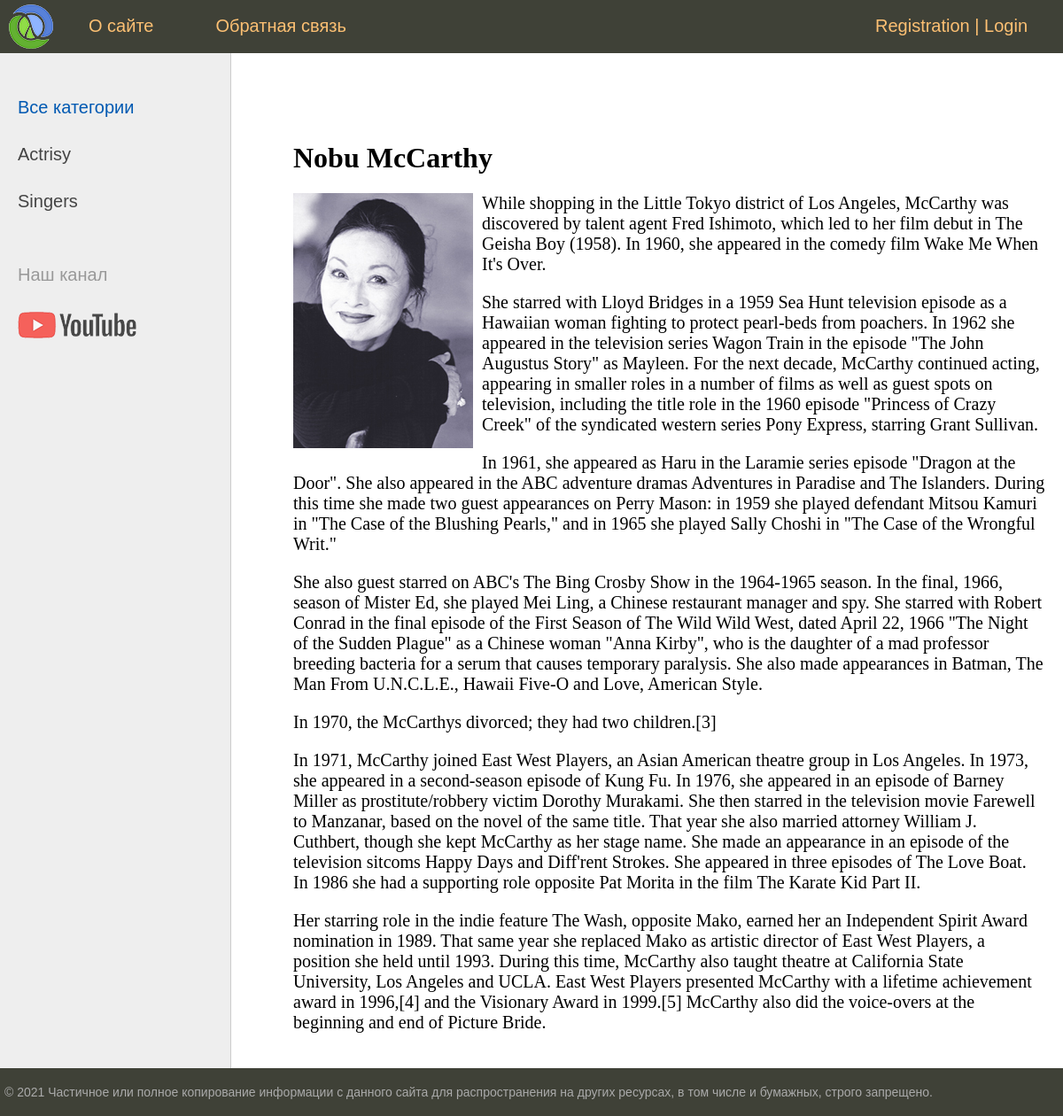
Page /post/nobu-mccarthy/ on the committed database.
### women/models.py (models this page shows, shortened)
class Category(models.Model):
    name = models.CharField(max_length=100, db_index=True, verbose_name="Категория")
    slug = models.SlugField(max_length=255, unique=True, db_index=True, verbose_name="URL")
    def __str__(self):
        return self.name
    def get_absolute_url(self):
        return reverse('category', kwargs={'cat_slug': self.slug})
    class Meta:
        verbose_name = 'Категория'
        verbose_name_plural = 'Категории'
        ordering = ['id']

class Women(models.Model):
    title = models.CharField(max_length=255, verbose_name="Заголовок")
    slug = models.SlugField(max_length=255, unique=True, db_index=True, verbose_name="URL")
    content = models.TextField(blank=True, verbose_name="Текст статьи")
    photo = models.ImageField(upload_to="photos/%Y/%m/%d/", verbose_name="Фото")
    time_create = models.DateTimeField(auto_now_add=True, verbose_name="Время создания")
    time_update = models.DateTimeField(auto_now=True, verbose_name="Время изменения")
    is_published = models.BooleanField(default=True, verbose_name="Публикация")
    cat = models.ForeignKey('Category', on_delete=models.PROTECT, verbose_name="Категории", related_name='get_posts')
    def __str__(self):
        return self.title
    class Meta:
        verbose_name = 'Известные женщины'
        verbose_name_plural = 'Известные женщины'
        ordering = ['id']

### women/views.py (the view)
# urls.py: path('post/<slug:post_slug>/', ShowPost.as_view(), name='post'),
class ShowPost(DataMixin, DetailView):
    model = Women
    template_name = 'women/post.html'
    slug_url_kwarg = 'post_slug'
    context_object_name = 'post'
    def get_context_data(self, *, object_list=None, **kwargs):
        context = super().get_context_data(**kwargs)
        c_def = self.get_user_context(title=context['post'])
        return dict(list(context.items()) + list(c_def.items()))

### women/templatetags/women_tags.py (called while the page is built)
@register.simple_tag(name='getcats')
def get_categories(filter=None):
    if not filter:
        return Category.objects.all()
    else:
        return Category.objects.filter(pk=filter)

@register.inclusion_tag('women/list_categories.html')
def show_categories(sort=None, cat_selected=0):
    if not sort:
        cats = Category.objects.all()
    else:
        cats = Category.objects.order_by(sort)
    return {'cats': cats, 'cat_selected': cat_selected}

### women/utils.py (called while the page is built)
    def get_user_context(self, **kwargs):
        context = kwargs
        cats = cache.get('cats')
        if not cats:
            cats = Category.objects.annotate(Count('get_posts'))
            cache.set('cats', cats, 60)
        user_menu = menu.copy()
        if not self.request.user.is_authenticated:
                user_menu.pop(1)
        context['menu'] = user_menu
        context['cats'] = cats
        if 'cat_selected' not in context:
                context['cat_selected'] = 0
        return context

### women/templates/women/post.html
{% extends 'women/base.html' %}
{% block content %}
<h1>{{post.title}}</h1>
{% if post.photo %}
<p><img class="img-article-left" src="{{post.photo.url}}"></p>
{% endif %}
{{post.content|linebreaks}}
{% endblock %}

### women/templates/women/base.html (shortened to what this page needs)
{% load static %}
{% load women_tags %}
<!DOCTYPE html>
<html>
<head>
	<link type="text/css" href="{% static 'women/css/styles.css' %}" rel="stylesheet" />
</head>
<body>
<table class="table-page" border=0 cellpadding="0" cellspacing="0">
<tr><td valign=top>
{% block mainmenu %}
		<div class="header">
			<ul id="mainmenu" class="mainmenu">
			<li class="logo"><a href="{% url 'home' %}"><div class="logo"></div></a></li>
{% for m in menu %}
			<li><a href="{% url m.url_name %}">{{m.title}}</a></li>
{% endfor %}
			{% if request.user.is_authenticated %}
			<li class="last"> {{ user.username }} | <a href="{% url 'logout' %}">Logout</a></li>
			{% else %}
	        <li class="last"><a href="{% url 'register' %}">Registration</a> | <a href="{% url 'login' %}">Login</a></li>
			{% endif %}
			</ul>
		</div>
{% endblock mainmenu %}
<table class="table-content" border=0 cellpadding="0" cellspacing="0">
<tr>
	<td valign="top" class="left-chapters">
	<ul id="leftchapters">
{% if cat_selected == 0 %}
		<li class="selected">Все категории</li>
{% else %}
		<li><a href="{% url 'home' %}">Все категории</a></li>
{% endif %}
{% for c in cats %}
{% if c.get_posts__count > 0 %}
	{% if c.pk == cat_selected %}
		<li class="selected">{{c.name}}</li>
	{% else %}
		<li><a href="{{ c.get_absolute_url }}">{{c.name}}</a></li>
	{% endif %}
{% endif %}
{% endfor %}
		<li class="share">
		<p>Наш канал</p>
		<a class="share-yt" href="https://www.youtube.com/channel/UClJzWfGWuGJL2t-3dYKcHTA/playlists" target="_blank" rel="nofollow"></a>
		</li>
	</ul>
</td>
<td valign="top" class="content">
	<div class="content-text">
{% block content %}
{% endblock %}
	</div>
</td></tr></table>
</td></tr>
<tr><td valign=top>
	<div id="footer">
		<p>&copy; 2021 Частичное или полное копирование информации с данного сайта для распространения на других ресурсах, в том числе и бумажных, строго запрещено.</p>
	</div>
</td></tr></table>
</body>
</html>

### women/static/women/css/styles.css (style rules this page uses)
html, body { font-family: 'Arial'; margin: 0; padding: 0; height: 100%; width: 100%; color: #444; }
a { color: #0059b2; text-decoration: none; }
img { max-width: 600px; height: auto; }
img.img-article-left { max-width: 300px; height: auto; float: left; padding: 0 10px 10px 0; }
.table-page { width: 100%; height: 100%; vertical-align: top; }
.table-page tr { height: 100%; }
.header { background: #3F4137; height: 60px; }
.logo { background: url('../images/logo.png') no-repeat 10px 5px; width: 70px; height: 60px; }
ul.mainmenu { list-style: none; margin: 0; padding: 0; height: 60px; color: #fdc073; font-size: 20px; overflow: hidden; }
ul.mainmenu li { float: left; margin: 18px 40px 0 30px; }
ul.mainmenu li.logo { margin: 0; }
ul.mainmenu li.last { float: right; }
ul.mainmenu li a { color: #fdc073; text-decoration: none; }
.table-content { width: 100%; min-height: 100%; height: 100%; }
.left-chapters { margin: 0; background: #eee; border-right: 1px solid #ccc; min-height: 100%; }
.left-chapters ul { width: 230px; min-height: 100%; margin: 0; padding: 20px 10px 10px 20px; list-style: none; font-size: 20px; }
.left-chapters ul li { margin: 30px 0 0 0; color: #999; }
.left-chapters ul li.selected { color: #0059b2; }
.left-chapters ul li a { color: #444; text-decoration: none; }
.left-chapters ul li.share { margin: 60px 0 0 0; }
.left-chapters ul li.share p { margin: 30px 0 30px 0; }
.left-chapters ul li.share a { display: inline-block; width: 40px; height: 40px; margin: 0 20px 0 0; }
.left-chapters ul li.share a.share-yt { width: 100%; height: 30px; background: url('../images/share_yt.png') no-repeat 0 0 }
.content { padding: 40px 20px 20px 40px; width: 100%; box-sizing: border-box; }
.content-text { margin: 60px 0 0 30px; color: #000; font-size: 20px; font-family: Yandex Sans Display Light; }
.content-text h1 { font-size: 32px; }
#footer { box-sizing: border-box; background: #3F4137; padding: 5px; color: #aaa; font-size: 14px; font-family: Verdana, Geneva, Arial, Helvetica; text-align: left; overflow: hidden; }

### rows in the picture
Category: name "Actrisy"
Category: name "Singers"
Women: title "Nobu McCarthy", photo (picture), content "While shopping in the Little Tokyo district of Los Angeles, McCarthy was discovered by talent agent Fred Ishimoto, which led to her film debut in The Geisha Boy (1958). In 1960, she appeared in the comedy film Wake Me When It's Over. She starred with Lloyd Bridges in a 1959 Sea Hunt television episode as a Hawaiian woman fighting to protect pearl-beds from poachers. In 1962 she appeared in the television series Wagon Train in the episode \"The John Augustus Story\" as Mayleen. For the next decade, McCarthy continued acting, appearing in smaller roles in a number of films as well as guest spots on television, including the title role in the 1960 episode \"Princess of Crazy Creek\" of the…"

### other values in the picture
{{ m.title }} "О сайте" "Обратная связь"
